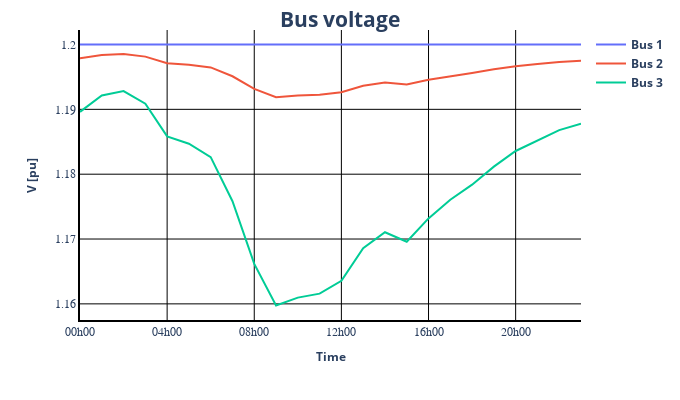
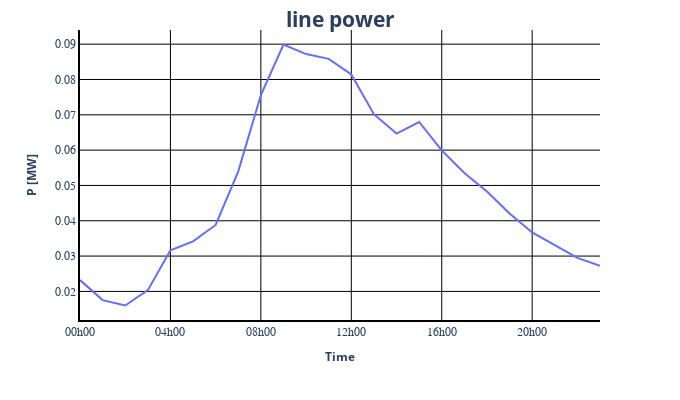
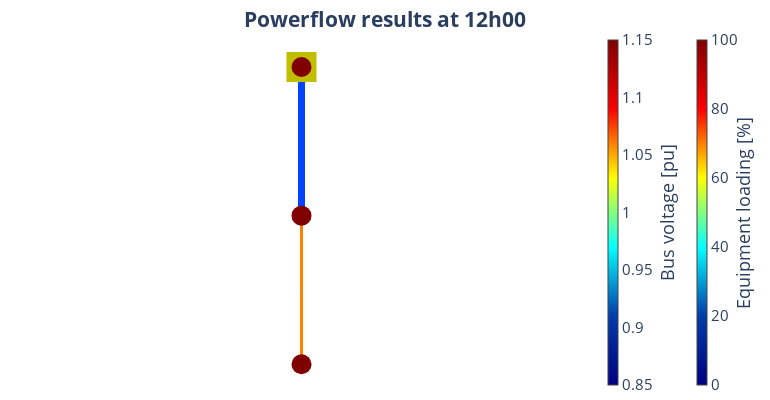

Here is the notebook cell these charts were saved with, in order:
### Markdown cell above
Finally, we can run times series simulation and plot results – as follows:

### Code cell
result_df = pp_sim.run_time_simulation(net=net)
print()
pp_plot.plot_timeseries_result(data_df=result_df["res_bus.vm_pu"], ylabel="V [pu]",
                               plot_title="Bus voltage", filename="voltage_result")
print()
pp_plot.plot_timeseries_result(data_df=result_df["res_line.p_from_mw"], ylabel="P [MW]",
                               plot_title="line power", filename="line_result")
print()
pp_plot.plot_timestamps_powerflow_result(net=net, filename="net_result_12h", plot_time=time(hour=12))

### Figure 1 — Plotly figure (JSON) as saved in the notebook; plotly's stock layout.template omitted (floating-point values rounded to 4 significant figures)
{"data": [{"hovertemplate": "<b>Bus 1<br>V [pu]: %{y:.2f}<br>Time: %{text}<b><extra></extra>", "mode": "lines", "name": "<b>Bus 1<b>", "text": ["00h00", "01h00", "02h00", "03h00", "04h00", "05h00", "06h00", "07h00", "08h00", "09h00", "10h00", "11h00", "12h00", "13h00", "14h00", "15h00", "16h00", "17h00", "18h00", "19h00", "20h00", "21h00", "22h00", "23h00"], "type": "scatter", "x": [0, 1, 2, 3, 4, 5, 6, 7, 8, 9, 10, 11, 12, 13, 14, 15, 16, 17, 18, 19, 20, 21, 22, 23], "y": [1.2, 1.2, 1.2, 1.2, 1.2, 1.2, 1.2, 1.2, 1.2, 1.2, 1.2, 1.2, 1.2, 1.2, 1.2, 1.2, 1.2, 1.2, 1.2, 1.2, 1.2, 1.2, 1.2, 1.2]}, {"hovertemplate": "<b>Bus 2<br>V [pu]: %{y:.2f}<br>Time: %{text}<b><extra></extra>", "mode": "lines", "name": "<b>Bus 2<b>", "text": ["00h00", "01h00", "02h00", "03h00", "04h00", "05h00", "06h00", "07h00", "08h00", "09h00", "10h00", "11h00", "12h00", "13h00", "14h00", "15h00", "16h00", "17h00", "18h00", "19h00", "20h00", "21h00", "22h00", "23h00"], "type": "scatter", "x": [0, 1, 2, 3, 4, 5, 6, 7, 8, 9, 10, 11, 12, 13, 14, 15, 16, 17, 18, 19, 20, 21, 22, 23], "y": [1.198, 1.198, 1.199, 1.198, 1.197, 1.197, 1.196, 1.195, 1.193, 1.192, 1.192, 1.192, 1.193, 1.194, 1.194, 1.194, 1.195, 1.195, 1.196, 1.196, 1.197, 1.197, 1.197, 1.198]}, {"hovertemplate": "<b>Bus 3<br>V [pu]: %{y:.2f}<br>Time: %{text}<b><extra></extra>", "mode": "lines", "name": "<b>Bus 3<b>", "text": ["00h00", "01h00", "02h00", "03h00", "04h00", "05h00", "06h00", "07h00", "08h00", "09h00", "10h00", "11h00", "12h00", "13h00", "14h00", "15h00", "16h00", "17h00", "18h00", "19h00", "20h00", "21h00", "22h00", "23h00"], "type": "scatter", "x": [0, 1, 2, 3, 4, 5, 6, 7, 8, 9, 10, 11, 12, 13, 14, 15, 16, 17, 18, 19, 20, 21, 22, 23], "y": [1.19, 1.192, 1.193, 1.191, 1.186, 1.185, 1.183, 1.176, 1.166, 1.16, 1.161, 1.162, 1.164, 1.169, 1.171, 1.17, 1.173, 1.176, 1.178, 1.181, 1.184, 1.185, 1.187, 1.188]}], "layout": {"font": {"size": 15}, "height": 400, "legend": {"font": {"size": 12}}, "margin": {"t": 30}, "paper_bgcolor": "white", "plot_bgcolor": "white", "title": {"text": "<b>Bus voltage<b>", "x": 0.5, "xanchor": "center", "y": 0.97, "yanchor": "top"}, "width": 680, "xaxis": {"gridcolor": "black", "gridwidth": 1, "linecolor": "black", "linewidth": 2, "showgrid": true, "showline": true, "tickfont": {"family": "Arial Black", "size": 12}, "tickmode": "array", "ticktext": ["00h00", "04h00", "08h00", "12h00", "16h00", "20h00"], "tickvals": [0, 4, 8, 12, 16, 20], "title": {"font": {"size": 12}, "text": "<b>Time<b>"}, "zeroline": false}, "yaxis": {"gridcolor": "black", "gridwidth": 1, "linecolor": "black", "linewidth": 2, "showgrid": true, "showline": true, "tickfont": {"family": "Arial Black", "size": 12}, "title": {"font": {"size": 12}, "text": "<b>V [pu]<b>"}, "zeroline": false}}}

### Figure 2 — Plotly figure (JSON) as saved in the notebook; plotly's stock layout.template omitted (floating-point values rounded to 4 significant figures)
{"data": [{"hovertemplate": "<b>Line<br>P [MW]: %{y:.2f}<br>Time: %{text}<b><extra></extra>", "mode": "lines", "name": "<b>Line<b>", "text": ["00h00", "01h00", "02h00", "03h00", "04h00", "05h00", "06h00", "07h00", "08h00", "09h00", "10h00", "11h00", "12h00", "13h00", "14h00", "15h00", "16h00", "17h00", "18h00", "19h00", "20h00", "21h00", "22h00", "23h00"], "type": "scatter", "x": [0, 1, 2, 3, 4, 5, 6, 7, 8, 9, 10, 11, 12, 13, 14, 15, 16, 17, 18, 19, 20, 21, 22, 23], "y": [0.0232, 0.01754, 0.01601, 0.02036, 0.03166, 0.03418, 0.03882, 0.05401, 0.07559, 0.08991, 0.0872, 0.08584, 0.08141, 0.07018, 0.0647, 0.06796, 0.05992, 0.05351, 0.0483, 0.04209, 0.03669, 0.03305, 0.02948, 0.02727]}], "layout": {"font": {"size": 15}, "height": 400, "legend": {"font": {"size": 12}}, "margin": {"t": 30}, "paper_bgcolor": "white", "plot_bgcolor": "white", "title": {"text": "<b>line power<b>", "x": 0.5, "xanchor": "center", "y": 0.97, "yanchor": "top"}, "width": 680, "xaxis": {"gridcolor": "black", "gridwidth": 1, "linecolor": "black", "linewidth": 2, "showgrid": true, "showline": true, "tickfont": {"family": "Arial Black", "size": 12}, "tickmode": "array", "ticktext": ["00h00", "04h00", "08h00", "12h00", "16h00", "20h00"], "tickvals": [0, 4, 8, 12, 16, 20], "title": {"font": {"size": 12}, "text": "<b>Time<b>"}, "zeroline": false}, "yaxis": {"gridcolor": "black", "gridwidth": 1, "linecolor": "black", "linewidth": 2, "showgrid": true, "showline": true, "tickfont": {"family": "Arial Black", "size": 12}, "title": {"font": {"size": 12}, "text": "<b>P [MW]<b>"}, "zeroline": false}}}

### Figure 3 — Plotly figure (JSON) as saved in the notebook; plotly's stock layout.template omitted (floating-point values rounded to 4 significant figures)
{"data": [{"hoverinfo": "text", "legendgroup": "Transformers", "line": {"color": "rgb(0.0,68.49999999999997,255.0)", "width": 7}, "mode": "lines", "name": "Transformers", "showlegend": true, "text": "Trafo<br>Loading: 19.4 %", "type": "scatter", "x": [0, 0, 0], "y": [0, -0.5, -1]}, {"hoverinfo": "text", "legendgroup": "Transformers", "marker": {"color": "rgb(0.0,68.49999999999997,255.0)", "size": 1, "symbol": "circle"}, "mode": "markers", "name": "edge_center", "showlegend": false, "text": ["Trafo<br>Loading: 19.4 %"], "type": "scatter", "x": [0], "y": [-0.5]}, {"hoverinfo": "text", "legendgroup": "lines", "line": {"color": "rgb(255.0,129.8148148148149,0.0)", "width": 3}, "mode": "lines", "name": "lines", "showlegend": true, "text": "Line<br>Loading: 77.2 %", "type": "scatter", "x": [0, 0, 0], "y": [-1, -1.5, -2]}, {"marker": {"cmax": 100, "cmin": 0, "color": "rgb(255,255,255)", "colorbar": {"thickness": 10, "title": {"side": "right", "text": "Equipment loading [%]"}, "x": 1.15}, "colorscale": [[0, "rgb(0,0,131)"], [0.2, "rgb(0,60,170)"], [0.4, "rgb(5,255,255)"], [0.6, "rgb(255,255,0)"], [0.8, "rgb(250,0,0)"], [1, "rgb(128,0,0)"]], "opacity": 0, "size": 0}, "mode": "markers", "type": "scatter", "x": [0], "y": [-1]}, {"hoverinfo": "text", "legendgroup": "lines", "marker": {"color": "rgb(128, 128, 128)", "size": 1, "symbol": "circle"}, "mode": "markers", "name": "edge_center", "showlegend": false, "text": ["Line<br>Loading: 77.2 %"], "type": "scatter", "x": [0], "y": [-1.5]}, {"hoverinfo": "text", "marker": {"color": "rgb(191, 191, 0)", "size": 30, "symbol": "square"}, "mode": "markers", "name": "Ext grid", "text": ["ext_grid"], "type": "scatter", "x": [0], "y": [0]}, {"hoverinfo": "text", "marker": {"cmax": 1.15, "cmin": 0.85, "color": [1.2, 1.193, 1.164], "colorbar": {"thickness": 10, "title": {"side": "right", "text": "Bus voltage [pu]"}, "x": 1}, "colorscale": [[0, "rgb(0,0,131)"], [0.2, "rgb(0,60,170)"], [0.4, "rgb(5,255,255)"], [0.6, "rgb(255,255,0)"], [0.8, "rgb(250,0,0)"], [1, "rgb(128,0,0)"]], "size": 20, "symbol": "circle"}, "mode": "markers", "name": "buses", "text": ["Bus 1<br>V: 1.2 pu", "Bus 2<br>V: 1.193 pu", "Bus 3<br>V: 1.164 pu"], "type": "scatter", "x": [0, 0, 0], "y": [0, -1, -2]}], "layout": {"font": {"size": 15}, "height": 400, "hovermode": "closest", "legend": {"font": {"size": 12}, "itemsizing": "constant"}, "margin": {"b": 5, "l": 5, "r": 5, "t": 30}, "paper_bgcolor": "white", "plot_bgcolor": "white", "showlegend": false, "title": {"text": "<b>Powerflow results at 12h00<b>", "x": 0.5, "xanchor": "center", "y": 0.97, "yanchor": "top"}, "width": 770, "xaxis": {"showgrid": false, "showticklabels": false, "tickfont": {"family": "Arial Black", "size": 12}, "title": {"font": {"size": 12}}, "zeroline": false}, "yaxis": {"showgrid": false, "showticklabels": false, "tickfont": {"family": "Arial Black", "size": 12}, "title": {"font": {"size": 12}}, "zeroline": false}}}
